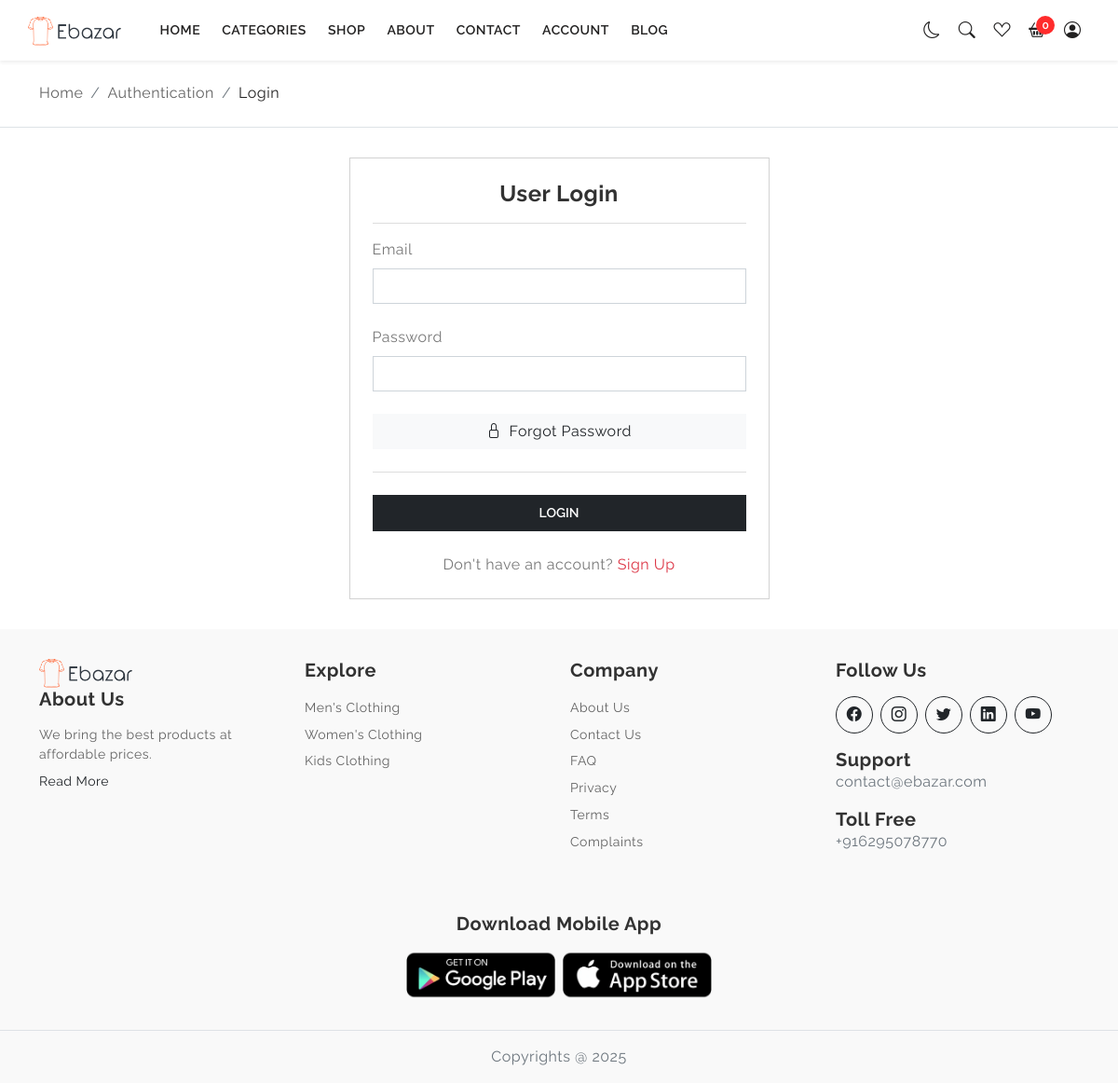
Page /auth-login.php on the committed database.
### tables this page shows
CREATE TABLE `companies` (
  `company_id` int(11) NOT NULL,
  `title` varchar(255) DEFAULT NULL,
  `logo` varchar(255) DEFAULT NULL,
  `phone_number` varchar(20) DEFAULT NULL,
  `email` varchar(255) DEFAULT NULL,
  `website` varchar(255) DEFAULT NULL,
  `address` text DEFAULT NULL,
  `facebook_link` varchar(255) DEFAULT NULL,
  `instagram_link` varchar(255) DEFAULT NULL,
  `twitter_link` varchar(255) DEFAULT NULL,
  `footer_text` text DEFAULT NULL,
  `about_company` text DEFAULT NULL,
  `linked_link` varchar(255) DEFAULT NULL,
  `youtube_link` varchar(255) DEFAULT NULL
);

CREATE TABLE `main_category` (
  `cid` int(11) NOT NULL,
  `main_category_name` varchar(255) NOT NULL,
  `main_category_url` varchar(255) NOT NULL,
  `main_category_image` varchar(255) DEFAULT NULL
);

### includes/headers.php (the view, shortened to what this page needs)
<?php
include 'front-config.php';
include 'includes/style.php';
$companyQuery = "SELECT logo FROM companies WHERE company_id = 1";
$companyQueryresult = mysqli_query($conn, $companyQuery);
$company = mysqli_fetch_assoc($companyQueryresult);
$logoUrl = $company['logo'];
?>
<header class="top-header">
  <nav class="navbar navbar-expand-xl w-100 navbar-dark container gap-3">
    <a class="navbar-brand d-none d-xl-inline" href="index.php"><img
        src="backend/<?php echo htmlspecialchars($logoUrl); ?>" class="logo-img" alt="Company Logo">
    </a></a>
    <div class="offcanvas offcanvas-start" tabindex="-1" id="offcanvasNavbar">
      <div class="offcanvas-body primary-menu">
        <ul class="navbar-nav justify-content-start flex-grow-1 gap-1">
          <li class="nav-item">
            <a class="nav-link" href="index.php">Home</a>
          </li>
          <li class="nav-item dropdown">
            <a class="nav-link dropdown-toggle dropdown-toggle-nocaret" href="#" data-bs-toggle="dropdown">
              Categories
            </a>
          </li>
          <li class="nav-item">
            <a class="nav-link" href="shop-grid.php">Shop</a>
          </li>
          <li class="nav-item">
            <a class="nav-link" href="#">About</a>
          </li>
          <li class="nav-item">
            <a class="nav-link" href="#">Contact</a>
          </li>
          <li class="nav-item dropdown">
            <a class="nav-link dropdown-toggle dropdown-toggle-nocaret" href="javascript:;" data-bs-toggle="dropdown">
              Account
            </a>
          </li>
          <li class="nav-item dropdown">
            <a class="nav-link dropdown-toggle dropdown-toggle-nocaret" href="javascript:;" data-bs-toggle="dropdown">
              Blog
            </a>
          </li>
        </ul>
      </div>
    </div>
    <ul class="navbar-nav secondary-menu flex-row">
      <li class="nav-item">
        <a class="nav-link dark-mode-icon" href="javascript:;">
          <div class="mode-icon">
            <i class="bi bi-moon"></i>
          </div>
        </a>
      </li>
      <li class="nav-item">
        <a class="nav-link" href="#"><i class="bi bi-search"></i></a>
      </li>
      <li class="nav-item">
        <a class="nav-link" href="#"><i class="bi bi-suit-heart"></i></a>
      </li>
      <?php
      $cartCount = 0;
      ?>
      <li class="nav-item" data-bs-toggle="offcanvas" data-bs-target="#offcanvasRight">
        <a class="nav-link position-relative" href="javascript:;">
          <div class="cart-badge"> <?php echo $cartCount; ?> </div>
        </a>
      </li>
      <li class="nav-item">
        <a class="nav-link" href="account-dashboard.php"><i class="bi bi-person-circle"></i></a>
      </li>
    </ul>
  </nav>
</header>

### includes/footers.php (shortened to what this page needs)
<?php
include 'front-config.php';
$companyQuery = "SELECT * FROM companies WHERE company_id = 1";
$companyQueryresult = mysqli_query($conn, $companyQuery);
$company = mysqli_fetch_assoc($companyQueryresult);
$logoUrl = $company['logo'];
$sql = "SELECT * FROM main_category";
$main_category_result = mysqli_query($conn, $sql);
?>
<section class="footer-section bg-section-2 section-padding">
  <div class="container">
    <div class="row row-cols-1 row-cols-lg-4 g-4">
      <div class="col">
        <div class="footer-widget-6">
          <img src="backend/<?php echo htmlspecialchars($logoUrl); ?>" class="logo-img" alt="Company Logo">
          <h5 class="mb-3 fw-bold">About Us</h5>
          <p class="mb-2"> <?php echo $company['about_company'] ?> </p>
          <a class="link-dark" href="javascript:;">Read More</a>
        </div>
      </div>
      <div class="col">
        <div class="footer-widget-7">
          <h5 class="mb-3 fw-bold">Explore</h5>
          <ul class="widget-link list-unstyled">
            <?php while ($category = mysqli_fetch_assoc($main_category_result)): ?>
              <li>
                <a href="shop-grid.php?main_category_url=<?php echo $category['main_category_url']; ?>" class="mb-2">
                  <?php echo htmlspecialchars($category['main_category_name']); ?>
                </a>
              </li>
            <?php endwhile; ?>
          </ul>
        </div>
      </div>
      <div class="col">
        <div class="footer-widget-8">
          <h5 class="mb-3 fw-bold">Company</h5>
          <ul class="widget-link list-unstyled">
            <li><a href="javascript:;">About Us</a></li>
            <li><a href="javascript:;">Contact Us</a></li>
            <li><a href="javascript:;">FAQ</a></li>
            <li><a href="javascript:;">Privacy</a></li>
            <li><a href="javascript:;">Terms</a></li>
            <li><a href="javascript:;">Complaints</a></li>
          </ul>
        </div>
      </div>
      <div class="col">
        <div class="footer-widget-9">
          <h5 class="mb-3 fw-bold">Follow Us</h5>
          <div class="social-link d-flex align-items-center gap-2">
            <?php if (!empty($company['facebook_link'])): ?>
              <a href="<?php echo $company['facebook_link']; ?>"><i class="bi bi-facebook"></i></a>
            <?php endif; ?>
            <?php if (!empty($company['instagram_link'])): ?>
              <a href="<?php echo $company['instagram_link']; ?>"><i class="bi bi-instagram"></i></a>
            <?php endif; ?>
            <?php if (!empty($company['twitter_link'])): ?>
              <a href="<?php echo $company['twitter_link']; ?>"><i class="bi bi-twitter"></i></a>
            <?php endif; ?>
            <?php if (!empty($company['linked_link'])): ?>
              <a href="<?php echo $company['linked_link']; ?>"><i class="bi bi-linkedin"></i></a>
            <?php endif; ?>
            <?php if (!empty($company['youtube_link'])): ?>
              <a href="<?php echo $company['youtube_link']; ?>"><i class="bi bi-youtube"></i></a>
            <?php endif; ?>
          </div>
          <div class="mb-3 mt-3">
            <h5 class="mb-0 fw-bold">Support</h5>
            <p class="mb-0 text-muted"><?php echo $company['email']; ?></p>
          </div>
          <div class="">
            <h5 class="mb-0 fw-bold">Toll Free</h5>
            <p class="mb-0 text-muted"><?php echo $company['phone_number']; ?></p>
          </div>
        </div>
      </div>
    </div>
    <div class="row">
      <div class="col-12">
        <div class="text-center">
          <h5 class="fw-bold mb-3">Download Mobile App</h5>
        </div>
        <div class="app-icon d-flex flex-column flex-sm-row align-items-center justify-content-center gap-2">
          <div>
            <a href="javascript:;">
              <img src="assets/images/play-store.webp" width="160" alt="">
            </a>
          </div>
          <div>
            <a href="javascript:;">
              <img src="assets/images/apple-store.webp" width="160" alt="">
            </a>
          </div>
        </div>
      </div>
    </div>
  </div>
</section>
<footer class="footer-strip text-center py-3 bg-section-2 border-top positon-absolute bottom-0">
  <p class="mb-0 text-muted"><?php echo $company['footer_text']; ?></p>
</footer>

### assets/css/style.css (style rules this page uses)
body { color: #797979; letter-spacing: 0.5px; background-color: #ffffff; font-family: 'Raleway', sans-serif; }
a { text-decoration: none; }
::placeholder { opacity: 0.5 !important; }
.h1, .h2, .h3, .h4, .h5, .h6, h1, h2, h3, h4, h5, h6 { color: #323232; }
.top-header { display: flex; flex-direction: row; align-items: center; height: 65px; position: fixed; top: 0; left: 0; right: 0; background-color: #ffffff; padding: 0 1rem; z-index: 20; box-shadow: 0 .125rem .25rem rgba(0, 0, 0, .075); }
.top-header .primary-menu .navbar-nav a.nav-link { color: #222121; font-size: 14px; font-weight: 600; text-transform: uppercase; height: auto; display: flex; align-items: center; padding-right: 1rem; padding-left: 1rem; border-bottom: 1px solid #e1e1e1; }
.top-header .secondary-menu.navbar-nav a.nav-link { color: #222121; font-size: 18px; font-weight: 600; text-transform: uppercase; padding-right: 0.6rem; padding-left: 0.6rem }
.top-header .secondary-menu .cart-badge { position: absolute; top: 6px; right: 0px; color: #fff; width: 20px; height: 20px; font-size: 12px; border-radius: 50%; display: flex; align-items: center; justify-content: center; background-color: #ff2c2c; }
.primary-menu { background-color: #ffffff; }
.primary-menu.offcanvas-body { padding: 0rem 0rem; }
.offcanvas-start { width: 280px; }
@media all and (min-width: 1200px) { .top-header .primary-menu .navbar-nav a.nav-link { padding-right: 0.6rem; padding-left: 0.6rem; height: 65px; border-bottom: 0px solid #e1e1e1; } }
@media all and (min-width: 1200px) { .primary-menu { background-color: rgba(33, 37, 41, 0); } }
.footer-widget-6 .logo-img { width: 100px; }
.top-header .logo-img { width: 100px; }
.dropdown-toggle-nocaret:after { display: none }
.footer-section .widget-link li { margin-bottom: 0.3rem; }
.footer-section .widget-link li a { color: #636363; font-size: 14px; text-decoration: none; }
.footer-widget-6 { color: #636363; font-size: 14px; text-decoration: none; }
.footer-widget-7 .widget-link li a { text-transform: capitalize; }
.footer-widget-9 .social-link a { width: 40px; height: 40px; color: #212529; background-color: rgb(255 255 255 / 0%); border: 1px solid #212529; border-radius: 50%; display: flex; align-items: center; justify-content: center; -webkit-transition: 0.3s ease; transition: 0.3s ease; }
.section-padding { padding-top: 2rem !important; padding-bottom: 2rem !important; }
.bg-section-2 { background-color: #f9f9f9; }

### rows in the picture
companies: logo (picture), about_company "We bring the best products at affordable prices.", email "contact@ebazar.com", phone_number "+916295078770", footer_text "Copyrights @ 2025"
main_category: main_category_name "Men's Clothing"
main_category: main_category_name "Women's Clothing"
main_category: main_category_name "Kids Clothing"

### other values in the picture
$cartCount "0"
